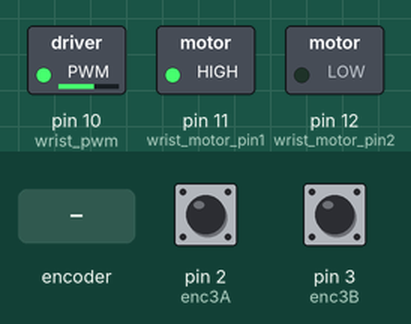
This sketch was run on a simulated Arduino Uno, built with avr-gcc and run on an emulated ATmega328P. On the bench: switched loads named in the sketch (green lamp = pin HIGH). Inputs (shaded band) come from the test bench; at power-on: pin 2 (enc3A) HIGH, pin 3 (enc3B) HIGH. EEPROM starts erased; what the sketch prints to the serial monitor is not drawn.

Above: at 1.2 s.
1.3 s: rotary encoder on pin 2 (enc3A) / pin 3 (enc3B) turned 1 step (first pin leading)
Timing chart, 0 to 4.3 s (numbered marks = the images above; inputs shaded):
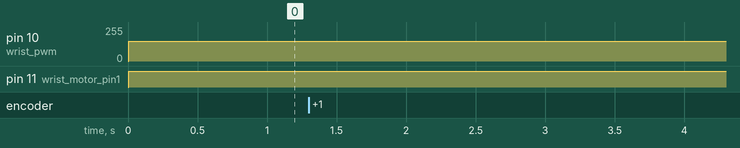

Measured:
- after the input at 1.3 s, every drawn part: stays the same

The sketch:

Test_EEPROM.ino
```cpp
#include <avr/eeprom.h>

// WRIST MOTOR PINS
#define wrist_pwm 10
#define wrist_motor_pin1 11
#define wrist_motor_pin2 12

// WRIST ENCODERS
#define enc3A 2
#define enc3B 3
bool wrist_moving = false;
bool allow_rotate_cw = false; // for the wrist
bool allow_rotate_ccw = false;
int cw_max, ccw_max;

// VALUES FOR WRIST MOTOR ENCODER
int val3;
int enc3Pos = 0;
int enc3ALast = LOW;
int n3 = LOW;

struct settings_t {
  int arm_enc_val;
} settings;

void setup() {
  pinMode(wrist_pwm, OUTPUT);
  pinMode(wrist_motor_pin1, OUTPUT);
  pinMode(wrist_motor_pin2, OUTPUT);

  pinMode(enc3A, INPUT);
  pinMode(enc3B, INPUT);

  eeprom_read_block((void*)&settings, (void*)0, sizeof(settings));
  enc3Pos = settings.arm_enc_val;

  Serial.begin(9600);
  Serial.println("Saved Encoder Value: " + (int)settings.arm_enc_val);
}

void loop() {
  wrist_clockwise(150);
}

void read_wrist_encoders() {
  n3 = digitalRead(enc3A);

  // calculate encoder 3
  if ((enc3ALast == LOW) && (n3 == HIGH)) {
    if (digitalRead(enc3B) == LOW) {
      enc3Pos --;
      settings.arm_enc_val --;
      // DOUBLE CHECK THIS:
      if (settings.arm_enc_val < cw_max) {
        allow_rotate_cw = false;
      }
    } else {
      enc3Pos ++;
      settings.arm_enc_val ++;
      if (settings.arm_enc_val > ccw_max) {
        allow_rotate_ccw = false;
      }
    }
  }
  Serial.println();
  Serial.print("Encoder: ");
  Serial.print(settings.arm_enc_val);
  Serial.println();
  Serial.println("Writing EEPROM");
  write_eeprom();
}

void write_eeprom() {
  eeprom_write_block((const void*)&settings, (void*)0, sizeof(settings));
}

void wrist_clockwise(int pwm) {
  read_wrist_encoders();
  // CHECK THIS
  //  if (allow_rotate_cw == true) {
  wrist_moving = true;

  digitalWrite(wrist_motor_pin1, HIGH);
  digitalWrite(wrist_motor_pin2, LOW);
  analogWrite(wrist_pwm, pwm);
  //  } else {
  //    wristPause();
  //    return;
  //  }
}

void wrist_cnterclockwise(int pwm) {
  read_wrist_encoders();
  //  if (allow_rotate_ccw == true) {
  wrist_moving = true;
  digitalWrite(wrist_motor_pin1, LOW);
  digitalWrite(wrist_motor_pin2, HIGH);
  analogWrite(wrist_pwm, pwm);
  //  } else {
  //    wristPause();
  //    return;
  //  }
}

void wristPause() {
  read_wrist_encoders();
  wrist_moving = false;
  digitalWrite(wrist_motor_pin1, LOW);
  digitalWrite(wrist_motor_pin2, LOW);
  analogWrite(wrist_pwm, 0);
}
```
